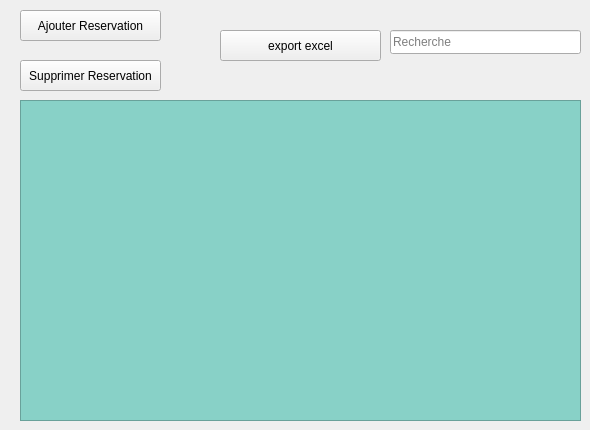
      <widget class="QWidget" name="tab_23">
       <attribute name="title">
        <string>Reservation</string>
       </attribute>
       <widget class="QLineEdit" name="recherche_res">
        <property name="geometry">
         <rect>
          <x>390</x>
          <y>30</y>
          <width>191</width>
          <height>24</height>
         </rect>
        </property>
        <property name="placeholderText">
         <string>Recherche</string>
        </property>
        <property name="clearButtonEnabled">
         <bool>true</bool>
        </property>
       </widget>
       <widget class="QTableView" name="tableau_res">
        <property name="geometry">
         <rect>
          <x>20</x>
          <y>100</y>
          <width>561</width>
          <height>321</height>
         </rect>
        </property>
        <property name="styleSheet">
         <string notr="true"> background-color: #88D1C7;</string>
        </property>
        <property name="sortingEnabled">
         <bool>true</bool>
        </property>
        <attribute name="horizontalHeaderCascadingSectionResizes">
         <bool>true</bool>
        </attribute>
        <attribute name="horizontalHeaderShowSortIndicator" stdset="0">
         <bool>false</bool>
        </attribute>
        <attribute name="horizontalHeaderStretchLastSection">
         <bool>false</bool>
        </attribute>
       </widget>
       <widget class="QPushButton" name="pushButton_xl">
        <property name="geometry">
         <rect>
          <x>220</x>
          <y>30</y>
          <width>161</width>
          <height>31</height>
         </rect>
        </property>
        <property name="inputMethodHints">
         <set>Qt::ImhNone</set>
        </property>
        <property name="text">
         <string>export excel</string>
        </property>
       </widget>
       <widget class="QToolButton" name="toolButton_4">
        <property name="geometry">
         <rect>
          <x>20</x>
          <y>10</y>
          <width>141</width>
          <height>31</height>
         </rect>
        </property>
        <property name="text">
         <string>Ajouter Reservation</string>
        </property>
       </widget>
       <widget class="QToolButton" name="toolButton_15">
        <property name="geometry">
         <rect>
          <x>20</x>
          <y>60</y>
          <width>141</width>
          <height>31</height>
         </rect>
        </property>
        <property name="text">
         <string>Supprimer Reservation</string>
        </property>
       </widget>
       <zorder>tableau_res</zorder>
       <zorder>recherche_res</zorder>
       <zorder>pushButton_xl</zorder>
       <zorder>toolButton_4</zorder>
       <zorder>toolButton_15</zorder>
      </widget>
